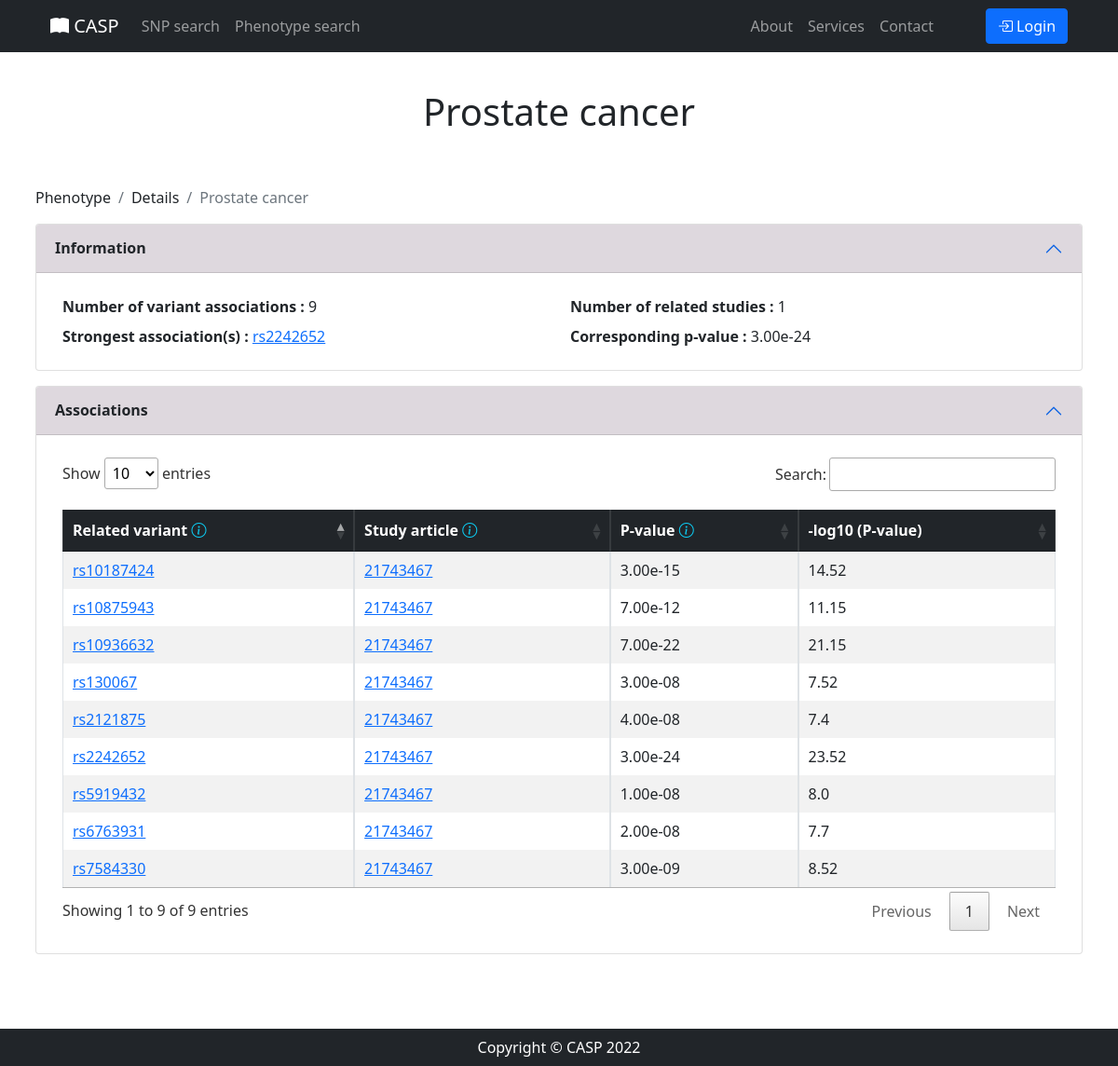
The page /phenotype/details/Prostate cancer/ on the database its author committed.
### SNP_App/models.py (models this page shows)
class Association(models.Model):
    SNP = models.ForeignKey(SNP, on_delete=models.CASCADE)
    Disease_trait = models.ForeignKey(DiseaseTrait, on_delete=models.CASCADE)
    Reference = models.ForeignKey(Reference, on_delete=models.CASCADE)
    Pvalue = models.FloatField()
    Neglog10pvalue = models.FloatField()

### SNP_App/views.py (the view)
# urls.py: path('phenotype/details/<str:name>/', views.phenotype_details, name='pheno_details'),
def phenotype_details(request, name):
    phenotype_query = Association.objects.filter(Disease_trait_id=name)
    min_pvalue = phenotype_query.aggregate(Min('Pvalue'))
    snp_min_pvalue = phenotype_query.filter(Pvalue=min_pvalue['Pvalue__min'])
    number_studies = phenotype_query.values('Reference').distinct().count()
    return render(request, 'phenotype_details.html',
                  {'details': phenotype_query, 'detail_name': name, 'detail_type': 'Phenotype',
                   'title': name, 'studies': number_studies, 'min_pvalue': min_pvalue,
                   'snp_min_pvalue': snp_min_pvalue})

### SNP_App/templates/phenotype_details.html (shortened to what this page needs)
{% extends 'details.html' %}
{% block info %}
    <div class="col-6">
        <b>Number of variant associations : </b>
        {{ details|length }}
    </div>
    <div class="col-6">
        <b>Number of related studies : </b>
        {{ studies }}
    </div>
    <div class="col-6">
        <b>Strongest association(s) : </b>
        {% if snp_min_pvalue|length == 1 %}
            <a target="_blank" rel="noopener noreferrer"
               href="/snp/details/{{ snp_min_pvalue.first.SNP_id }}/">
                {{ snp_min_pvalue.first.SNP_id}} </a>
        {% else %}
            {% for snp in snp_min_pvalue %}
                <a target="_blank" rel="noopener noreferrer"
               href="/snp/details/{{ snp.SNP_id }}/">
                {{ snp.SNP_id }} </a>,
            {% endfor %}
        {% endif %}
    </div>
    <div class="col-6">
        <b>Corresponding p-value : </b>
        {{ min_pvalue.Pvalue__min|stringformat:".2e" }}
    </div>
{% endblock info %}
{% block table %}
    <table id="phenotype_details_table" class="table table-striped table-bordered">
        <thead class="table-dark text-center">
        <th> Related variant <i class="bi bi-info-circle text-info"
                                data-bs-toggle="tooltip" data-bs-placement="top"
                                title="Rsid of the variant proven to have an association with the phenotype"></i>
        </th>
        <th> Study article <i class="bi bi-info-circle text-info"
                              data-bs-toggle="tooltip" data-bs-placement="top"
                              title="Pubmedid and link of the study article mentioning the association between the phenotype and the variant"></i>
        </th>
        <th> P-value <i class="bi bi-info-circle text-info"
                        data-bs-toggle="tooltip" data-bs-placement="top"
                        title="Reported p-value for strongest SNP risk allele (linked to dbGaP Association Browser)"></i>
        </th>
        <th> -log10 (P-value)</th>
        </thead>
        <tbody>
        {% for detail in details %}
            <tr>
                <td><a target="_blank" rel="noopener noreferrer"
                       href="/snp/details/{{ detail.SNP_id }}/">
                    {{ detail.SNP_id }}</a></td>
                <td><a target="_blank" rel="noopener noreferrer"
                       href="https://pubmed.ncbi.nlm.nih.gov/{{ detail.Reference_id }}/">
                    {{ detail.Reference_id }}</a></td>
                <td>{{ detail.Pvalue|stringformat:".2e" }}</td>
                <td>{{ detail.Neglog10pvalue }}</td>
            </tr>
        {% endfor %}
        </tbody>
    </table>
{% endblock table %}

### SNP_App/templates/details.html (shortened to what this page needs)
{% extends 'base.html' %}
{% block content %}
    <h1 class="mt-5 pt-5 mb-5 text-center"> {{ detail_name }} </h1>
    <div class="container p-2 mb-5">
        <nav aria-label="breadcrumb">
            <ol class="breadcrumb">
                <li class="breadcrumb-item">{{ detail_type }}</li>
                <li class="breadcrumb-item">Details</li>
                <li class="breadcrumb-item active" aria-current="page">{{ detail_name }}</li>
            </ol>
        </nav>
        <div class="row mb-3">
            <div class="accordion " id="accordionPanelsStayOpenExample">
                <div class="accordion-item">
                    <h2 class="accordion-header" id="panelsStayOpen-headingOne">
                        <button class="accordion-button" type="button" data-bs-toggle="collapse"
                                data-bs-target="#panelsStayOpen-collapseOne" aria-expanded="true"
                                aria-controls="panelsStayOpen-collapseOne">
                            <b>Information</b>
                        </button>
                    </h2>
                    <div id="panelsStayOpen-collapseOne" class="accordion-collapse collapse show"
                         aria-labelledby="panelsStayOpen-headingOne">
                        <div class="accordion-body">
                            <div class="container p-2">
                                <div class="row gy-2">
                                    {% block info %}
                                    {% endblock info %}
                                </div>
                            </div>
                        </div>
                    </div>
                </div>
            </div>
        </div>
        <div class="row">
            <div class="accordion" id="accordionAssociations">
                <div class="accordion-item">
                    <h2 class="accordion-header" id="accordionAssociationsHeader">
                        <button class="accordion-button" type="button" data-bs-toggle="collapse"
                                data-bs-target="#panelsStayOpen-accordionAssociations" aria-expanded="true"
                                aria-controls="panelsStayOpen-accordionAssociations">
                            <b>Associations</b>
                        </button>
                    </h2>
                    <div id="panelsStayOpen-accordionAssociations" class="accordion-collapse collapse show"
                         aria-labelledby="accordionAssociationsHeader">
                        <div class="accordion-body">
                            <div class="container p-2">
                                <div class="row gy-2">
                                    {% block table %}
                                    {% endblock table %}
                                </div>
                            </div>
                        </div>
                    </div>
                </div>
            </div>
        </div>
    </div>
{% endblock content %}

### SNP_App/templates/base.html (shortened to what this page needs)
<!DOCTYPE html>
<html lang="en">
<head>
    {% load static %}
    <link href="{% static 'css/styles.css' %}" rel="stylesheet"/>
    <link rel="stylesheet" href="https://cdn.jsdelivr.net/npm/bootstrap-icons@1.9.1/font/bootstrap-icons.css">
    <link rel="stylesheet" type="text/css" href="{% static 'css/jquery.dataTables.min_1.12.1.css' %}">
    <link rel="stylesheet" type="text/css" href="{% static 'css/custom.css' %}">
</head>
<body class="" id="page-top">
<nav class="navbar navbar-expand-lg navbar-dark bg-dark fixed-top" id="mainNav">
    <div class="container px-4">
        <a class="navbar-brand" href="/"><i class="bi bi-book-fill"></i> CASP</a>
        <div class="collapse navbar-collapse" id="navbarNavDropdown">
            <ul class="navbar-nav">
                <li class="nav-item">
                    <a class="nav-link" href="/snp_search" id="snp_redirect"> SNP search </a>
                </li>
                <li class="nav-item">
                    <a class="nav-link" href="/phenotype_search" id="phenotype_redirect"> Phenotype search </a>
                </li>
            </ul>
        </div>
        <div class="collapse navbar-collapse" id="navbarResponsive">
            <ul class="navbar-nav ms-auto">
                <li class="nav-item"><a class="nav-link" id="about_redirect"
                                        href="{% url 'about' %}">About</a></li>
                <li class="nav-item"><a class="nav-link" id="services_redirect"
                                        href="{% url 'services' %}">Services</a></li>
                <li class="nav-item me-5"><a class="nav-link" id="contact_redirect"
                                        href="{% url 'contact' %}">Contact</a></li>
            </ul>
        </div>
        <ul class="navbar-nav d-flex navbar-nav-scroll" style="--bs-scroll-height: 100px;">
            {% if request.user.is_authenticated %}
                <div class="d-flex align-items-center justify-content-center me-2">
                    <div class="text-white"> Welcome, {{ request.user.username }}  </div>
                </div>
                <div class="btn-group dropstart">
                    <button type="button" class="btn btn-secondary dropdown-toggle" data-bs-toggle="dropdown"
                            aria-expanded="false">
                        Account
                    </button>
                    <ul class="dropdown-menu dropdown-menu-dark ">
                        <li><a class="dropdown-item " href="{% url 'upload' %}">Upload file</a></li>
                        <li><a class="dropdown-item" href="{% url 'logout' %}">Logout</a></li>
                    </ul>
                </div>
            {% else %}
                <a class="btn btn-primary" href="{% url 'login' %}"
                   id="snp_redirect" role="button">
                    <i class="bi bi-box-arrow-in-right"></i>
                    Login
                </a>
            {% endif %}
        </ul>
    </div>
</nav>
{% block content %}
{% endblock content %}
<div class="container p-2 mb-5"></div>
<footer class="py-2 bg-dark fixed-bottom">
    <div class="container px-4"><p class="m-0 text-center text-white">Copyright &copy; CASP 2022</p></div>
</footer>
</body>
</html>

### SNP_App/static/css/custom.css (style rules this page uses)
.accordion-button:not(.collapsed) { background-color: #ded8de; color: #212529; text-align: center; }

### rows shown on the page
Association: first.SNP_id "rs2242652", SNP_id "rs2242652", Reference_id "21743467", Pvalue "3.00e-24", Neglog10pvalue "23.52"
Association: SNP_id "rs10187424", Reference_id "21743467", Pvalue "3.00e-15", Neglog10pvalue "14.52"
Association: SNP_id "rs7584330", Reference_id "21743467", Pvalue "3.00e-09", Neglog10pvalue "8.52"
Association: SNP_id "rs6763931", Reference_id "21743467", Pvalue "2.00e-08", Neglog10pvalue "7.7"
Association: SNP_id "rs10936632", Reference_id "21743467", Pvalue "7.00e-22", Neglog10pvalue "21.15"
Association: SNP_id "rs2121875", Reference_id "21743467", Pvalue "4.00e-08", Neglog10pvalue "7.4"
Association: SNP_id "rs130067", Reference_id "21743467", Pvalue "3.00e-08", Neglog10pvalue "7.52"
Association: SNP_id "rs10875943", Reference_id "21743467", Pvalue "7.00e-12", Neglog10pvalue "11.15"
Association: SNP_id "rs5919432", Reference_id "21743467", Pvalue "1.00e-08", Neglog10pvalue "8.0"

### other values the page prints
{{ detail_name }} "Prostate cancer"
{{ detail_type }} "Phenotype"
{{ details|length }} "9"
{{ studies }} "1"
{{ min_pvalue.Pvalue__min|stringformat:".2e" }} "3.00e-24"
